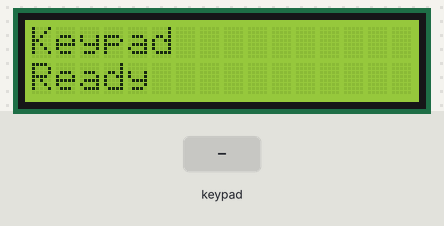
Recording of a sketch running on a simulated ESP8266 (NodeMCU). Shown: 16×2 character LCD. The inputs (shaded band) are chosen by the test bench. What the sketch prints to the serial monitor is not drawn.

Above: at 3.3 s.
3.4 s: keypad keys 1 2 # pressed 0.4 s apart
At 5.1 s:
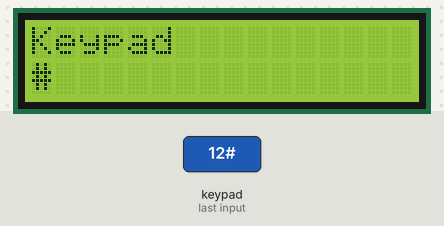
6.1 s: key 'A' pressed
At 6.8 s:
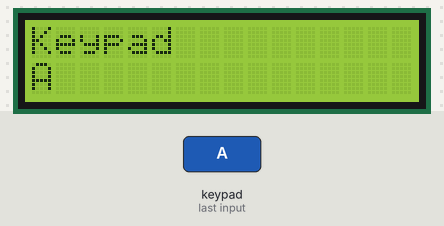
7.6 s: key 'B' pressed
At 8.5 s:
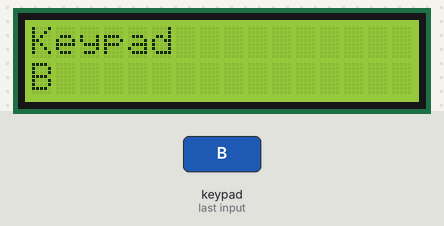
9.1 s: keypad keys 1 2 * pressed 0.4 s apart
At 10.3 s:
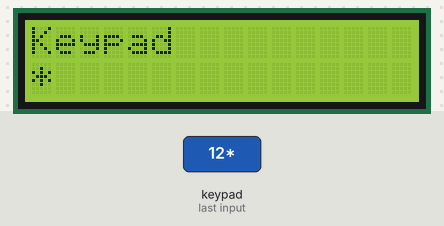
11.8 s: key 'C' pressed
At 13.0 s:
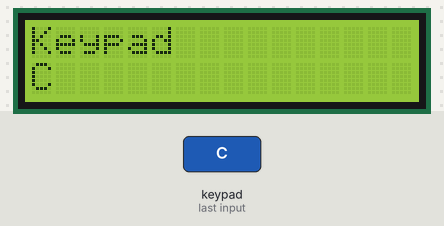
13.3 s: keypad keys 1 2 D pressed 0.4 s apart
At 13.57 s:
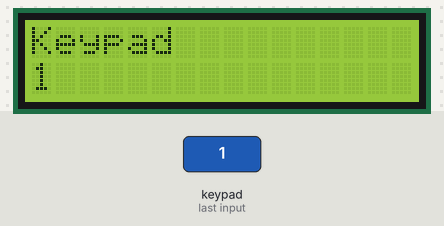
Timing chart, 0 to 16.3 s (numbered marks = the images above; inputs shaded):
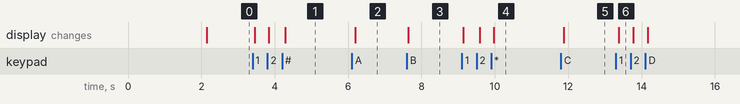

The sketch:

Keypad_Lcd.ino
```cpp
/*
 * =====================================================
 *  Keypad 4x4 + LCD1602 I2C
 *  ESP8266 / ESP32
 * =====================================================
 */

#include <Keypad.h>
#include <Wire.h>
#include <LiquidCrystal_I2C.h>

/*=====================================================
    Keypad Configuration
=====================================================*/

#define ROWS 4
#define COLS 4

#if defined(ESP8266)

byte rowPins[ROWS] = {D1, D2, D5, D6};
byte colPins[COLS] = {D7, D3, D4, D0};

#elif defined(ESP32)

byte rowPins[ROWS] = {27, 16, 17, 25};
byte colPins[COLS] = {5, 23, 19, 18};

#endif

char keys[ROWS][COLS] =
{
    {'1','2','3','A'},
    {'4','5','6','B'},
    {'7','8','9','C'},
    {'*','0','#','D'}
};

Keypad keypad = Keypad(
    makeKeymap(keys),
    rowPins,
    colPins,
    ROWS,
    COLS
);

/*=====================================================
    LCD1602 I2C
=====================================================*/

#if defined(ESP8266)

#define SDA_PIN D2
#define SCL_PIN D1

#elif defined(ESP32)

#define SDA_PIN 13
#define SCL_PIN 26

#endif

#define LCD_ADDRESS 0x27
#define LCD_COLS    16
#define LCD_ROWS    2

LiquidCrystal_I2C lcd(LCD_ADDRESS, LCD_COLS, LCD_ROWS);

/*=====================================================
    Function Prototype
=====================================================*/

void initLCD();
void printLcd(String line1, String line2);

/*=====================================================
    Setup
=====================================================*/

void setup()
{
    Serial.begin(115200);

    Wire.begin(SDA_PIN, SCL_PIN);

    initLCD();

    Serial.println();
    Serial.println("==============================");
    Serial.println(" Keypad Monitoring");
    Serial.println("==============================");

    printLcd("Keypad", "Ready");
}

/*=====================================================
    Loop
=====================================================*/

void loop()
{
    char key = keypad.getKey();

    if (key != NO_KEY)
    {
        Serial.print("Key Pressed : ");
        Serial.println(key);

        printLcd("Keypad", String(key));
    }

    delay(50);
}

/*=====================================================
    LCD Initialization
=====================================================*/

void initLCD()
{
    lcd.init();
    lcd.backlight();

    lcd.clear();

    lcd.setCursor(0, 0);
    lcd.print("Keypad Reader");

    lcd.setCursor(0, 1);
    lcd.print("Initializing");

    delay(2000);

    lcd.clear();

    lcd.setCursor(0, 0);
    lcd.print("Keypad");

    lcd.setCursor(0, 1);
    lcd.print("Ready");
}

/*=====================================================
    Print LCD
=====================================================*/

void printLcd(String line1, String line2)
{
    // Xóa nội dung dòng 1
    lcd.setCursor(0, 0);
    lcd.print("                ");

    // Xóa nội dung dòng 2
    lcd.setCursor(0, 1);
    lcd.print("                ");

    // Hiển thị dòng 1
    lcd.setCursor(0, 0);
    lcd.print(line1);

    // Hiển thị dòng 2
    lcd.setCursor(0, 1);
    lcd.print(line2);
}
```

Measured:
- after the input at 3.4 s, the display: first changes after 0.05 s (image 1 shows a later state)
- after the input at 6.1 s, the display: changes after 0.09 s (image 2)
- after the input at 7.6 s, the display: changes at once (image 3)
- after the input at 9.1 s, the display: first changes at once (image 4 shows a later state)
- after the input at 11.8 s, the display: changes after 0.08 s (image 5)
- after the input at 13.3 s, the display: changes after 0.08 s (image 6)
